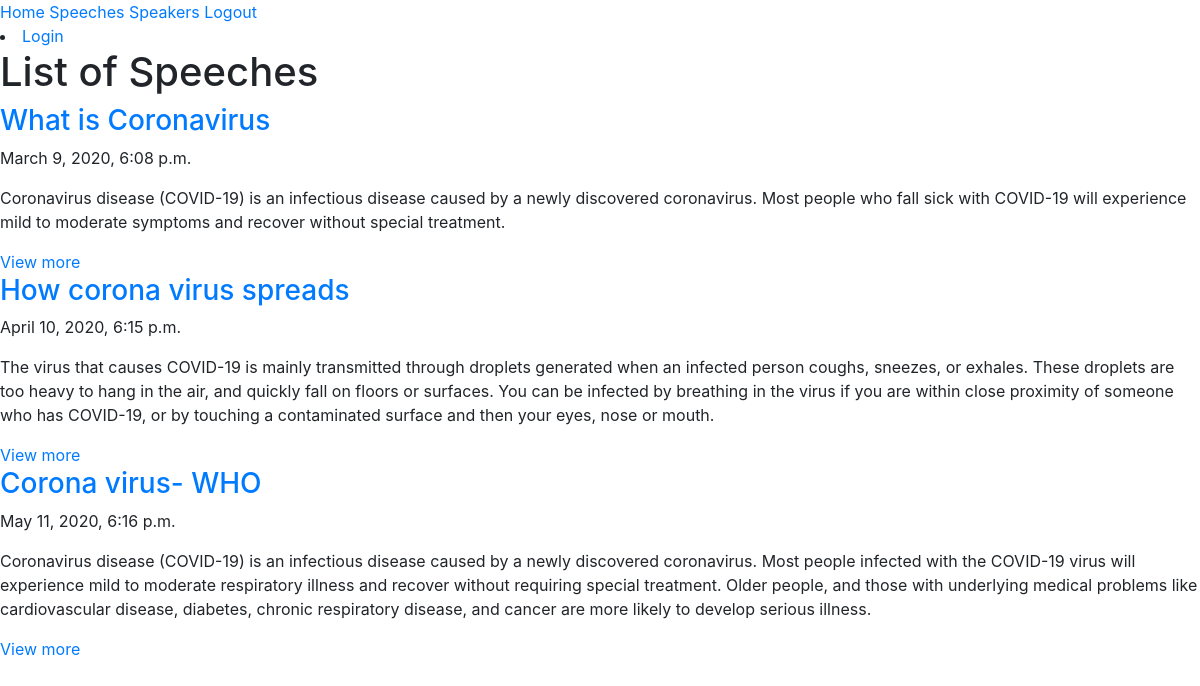
Screenshot of /speeches/speech with the database file from the repository.
### speeches/models.py (models this page shows, shortened)
class Speech(models.Model):
    title = models.CharField(max_length=128)
    date = models.DateTimeField()
    speaker = models.ForeignKey(Speaker, on_delete=models.PROTECT)
    body = models.TextField()
    pub_date = models.DateField(auto_now_add=True)

### speeches/views.py (the view)
# urls.py: path("speech", views.speech, name="speech"),
def speech(request):
    context = {
        "speak" : Speech.objects.all()
    }
    return render(request, "Speeches/speech.html", context)

### speeches/templates/speeches/speech.html
{% extends "speeches/layout.html" %}
{% load static %}
    {% block body %}
        <h1>List of Speeches</h1>
        {% for speech in speak  %}
        <div>
            <a href="{{ speech.get_absolute_url }}"> <h3> {{ speech.title }} </h3></a>
            <p > {{ speech.date}} </p>
            <p>{{ speech.body}}</p><a href="{{ speech.link }}">View more</a>
            </div>
        {% endfor %}
    {% endblock %}

### speeches/templates/speeches/layout.html (shortened to what this page needs)
{% load static %}
<!DOCTYPE html>
<html lang="en">
    <head>
        <link href="{% static 'speeches/styles.css' %}" rel="stylesheet">
        <link rel="stylesheet" href="https://cdn.jsdelivr.net/npm/bootstrap@4.5.3/dist/css/bootstrap.min.css">
    </head>
    <body>
    <div class="sidenav">
        <a href="{% url 'speeches:index' %}">Home</a>
        <a href="{% url 'speeches:speech' %}">Speeches</a>
        <a href="{% url 'speeches:speaker' %}">Speakers</a>
        <a href="{% url 'logout'%}">Logout</a>
    </div>
    {% if user.is_authenticated %}
    <li>User: {{ user.get_username }}</li>
    <li><a href="{% url 'logout'%}?next={{request.path}}">Logout</a></li>
  {% else %}
    <li><a href="{% url 'login'%}?next={{request.path}}">Login</a></li>
  {% endif %}
    <div class="body">
        {% block body %}
        {% endblock %}
    </div>
    </body>
</html>

### rows the page displays
Speech: title "What is Coronavirus", date "March 9, 2020, 6:08 p.m.", body "Coronavirus disease (COVID-19) is an infectious disease caused by a newly discovered coronavirus. Most people who fall sick with COVID-19 will experience mild to moderate symptoms and recover without special treatment."
Speech: title "How corona virus spreads", date "April 10, 2020, 6:15 p.m.", body "The virus that causes COVID-19 is mainly transmitted through droplets generated when an infected person coughs, sneezes, or exhales. These droplets are too heavy to hang in the air, and quickly fall on floors or surfaces. You can be infected by breathing in the virus if you are within close proximity of someone who has COVID-19, or by touching a contaminated surface and then your eyes, nose or mouth."
Speech: title "Corona virus- WHO", date "May 11, 2020, 6:16 p.m.", body "Coronavirus disease (COVID-19) is an infectious disease caused by a newly discovered coronavirus. Most people infected with the COVID-19 virus will experience mild to moderate respiratory illness and recover without requiring special treatment. Older people, and those with underlying medical problems like cardiovascular disease, diabetes, chronic respiratory disease, and cancer are more likely to develop serious illness."
